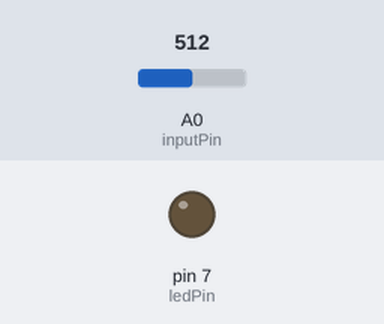
Bench run of a sketch on a simulated Arduino Uno, built with avr-gcc and run on an emulated ATmega328P. On the bench: output pins drawn as LEDs (lit = HIGH). The test bench sets the inputs (shaded band); at power-on: A0 (inputPin) = 512.

Above: at 1.2 s.
1.3 s: A0 (inputPin) set to 586
2.8 s: A0 (inputPin) set to 615
At 3.2 s:
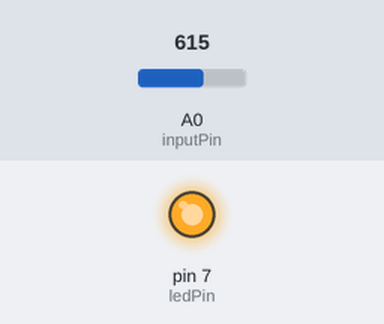
Timing chart, 0 to 5.8 s (numbered marks = the images above; inputs shaded):
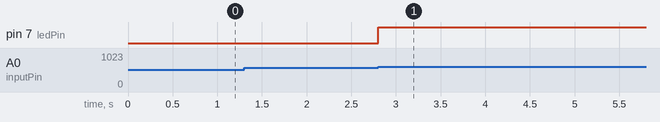

The sketch:

Alarm1.ino
```cpp
/*
  Analog Input
  Alarmanlage Stufe 1

  Version 1.0
  Der Hobbyelektroniker
  Der Code ist Public Domain und kann ohne Einschränkungen frei verwendet werden

*/

const int inputPin = A0;
const int ledPin = 7;

int alarmzustand; //0 = kein Alarm, 1 = Alarm

void setup() {
  pinMode(ledPin,OUTPUT);

  // Grundzustand
  alarmzustand = 0;          // Am Anfang haben wir keinen Alarm
}

void alarmTest() {
  if (analogRead(inputPin) > 600) alarmzustand = 1;
}

void alarm() {
  if (alarmzustand == 1) {   // wir haben einen Alarmzustand!
    digitalWrite(ledPin,HIGH);
  } else {                   // nein, alles ruhig
    digitalWrite(ledPin,LOW);
  }
}

void loop() {
  alarmTest();
  alarm();
}
```

Measured:
- the behaviour switches between 600 and 601 on A0 (inputPin) (found by bisection; images 0 and 1)
- after the input at 1.3 s, every drawn part: stays the same
- after the input at 2.8 s, pin 7 (ledPin): LOW → HIGH at once
